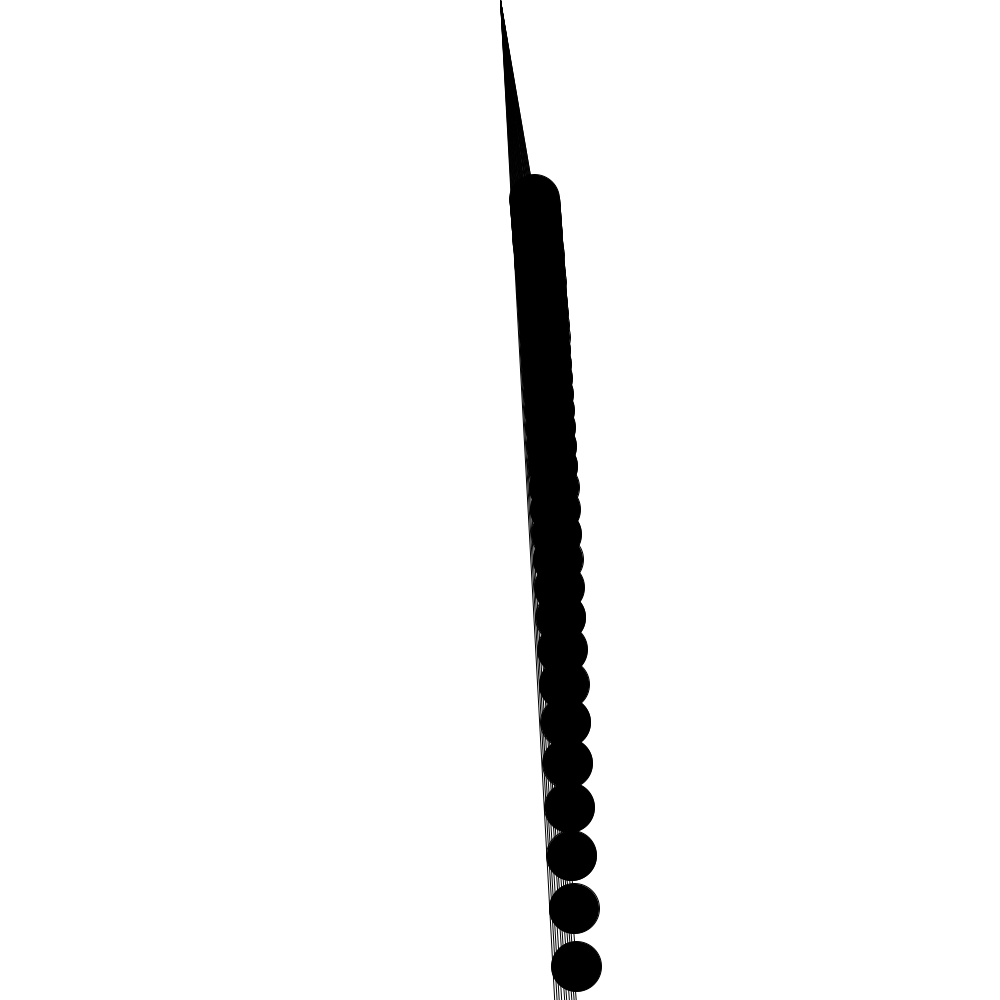
Frame 1 (no input)
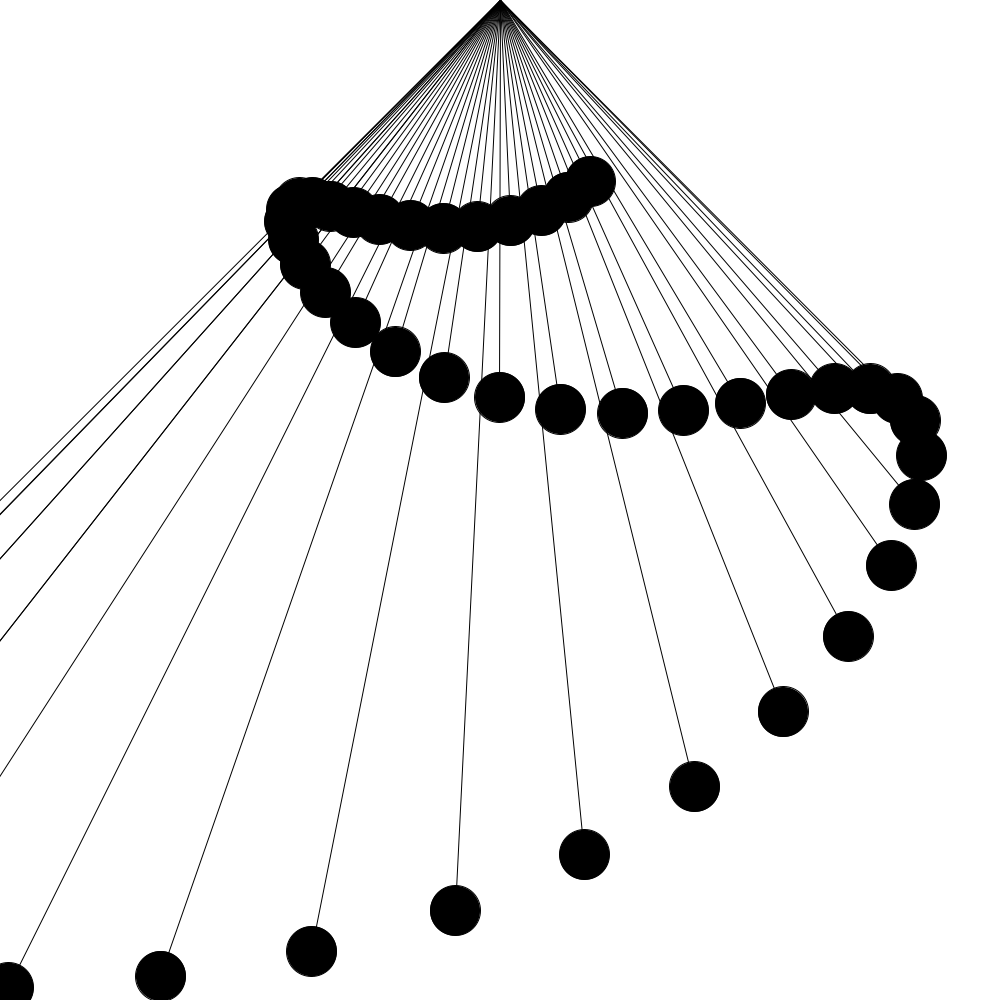
Frame 60 (the mouse pressed at the canvas centre just before this capture)
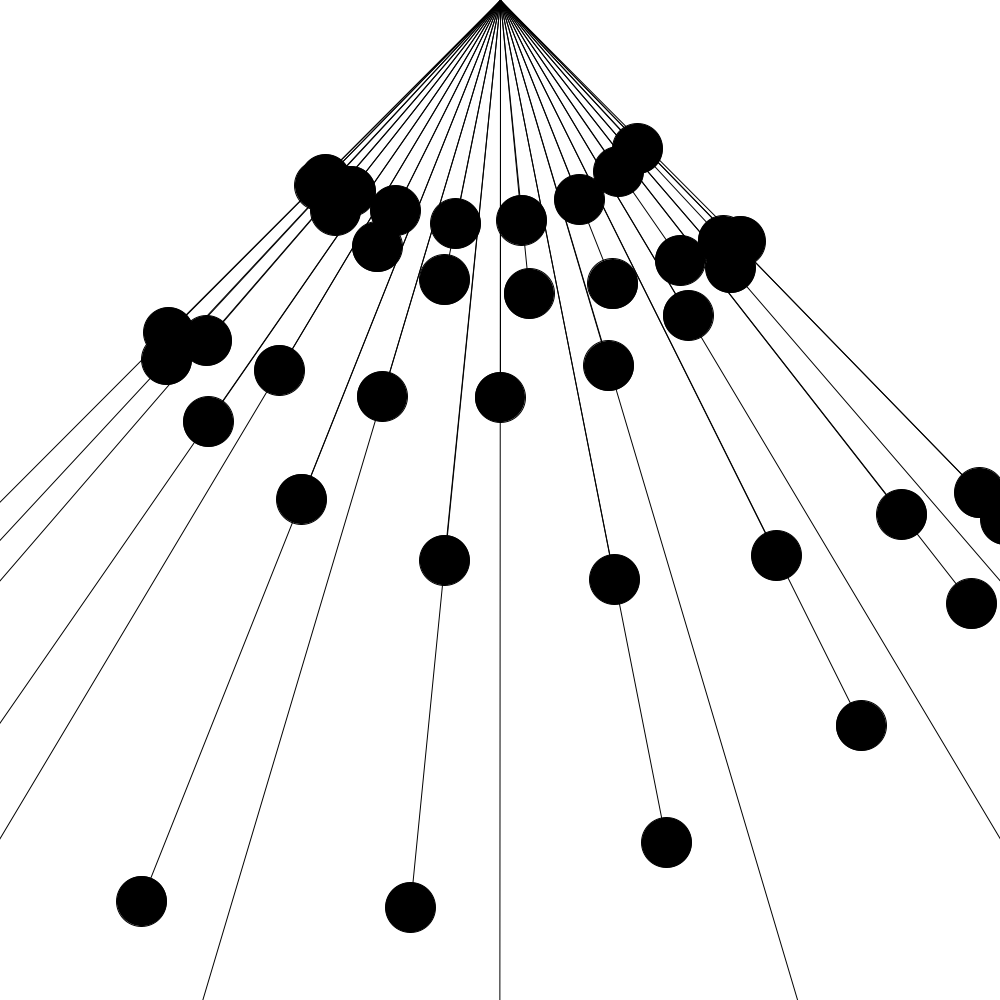
Frame 120 (the mouse held since frame 60 and released just before this capture)

The Processing sketch that drew these frames (run headless with seeded random() and noise(); from frame 60 on, the mouse is pressed at the canvas centre):

// Processing sketch: PendulumWave
// ── PendulumWave.pde
float g = 9.8;//accelaration of gravity
ArrayList<Pendulum> pendulums = new ArrayList<Pendulum>();
float Tmax = 2000;
float k = 20;

void setup(){
  //fullScreen();
  size(1000, 1000);
  colorMode(HSB, 360, 100, 100);
  strokeWeight(1);
  for(float n = 1; n < 50; n++){
    pendulums.add(new Pendulum(g*pow(Tmax/TWO_PI/(k + n + 1), 2), HALF_PI/2));
  }
}

void draw(){
  background(360);
  translate(width/2, 0);
  float t = float(frameCount);
  float n = pendulums.size();
  fill(0);
  for(float i = 0; i < n; i++){
    Pendulum pendulum = pendulums.get((int)i);
    pendulum.show(t);
  }
}
// ── Pendulum.pde
class Pendulum{
  float l;
  float maxTheta;
  
  Pendulum(float l, float maxTheta){
    this.l = l;
    this.maxTheta = maxTheta;
  }
  
  void show(float t){
    float theta = maxTheta*sin(sqrt(g/l)*t);
    float x = sin(theta)*l;
    float y = cos(theta)*l;
    line(0, 0, x, y);
    ellipse(x, y, 50, 50);
  }
}
